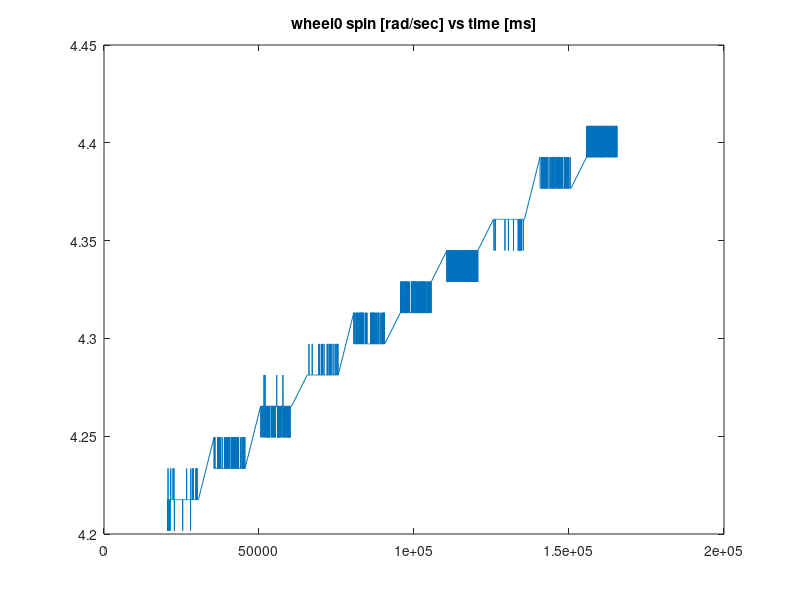
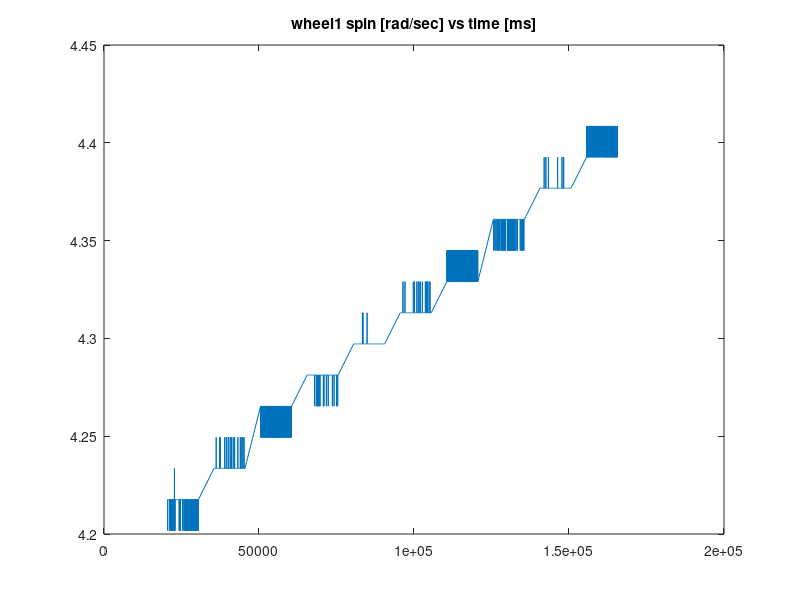
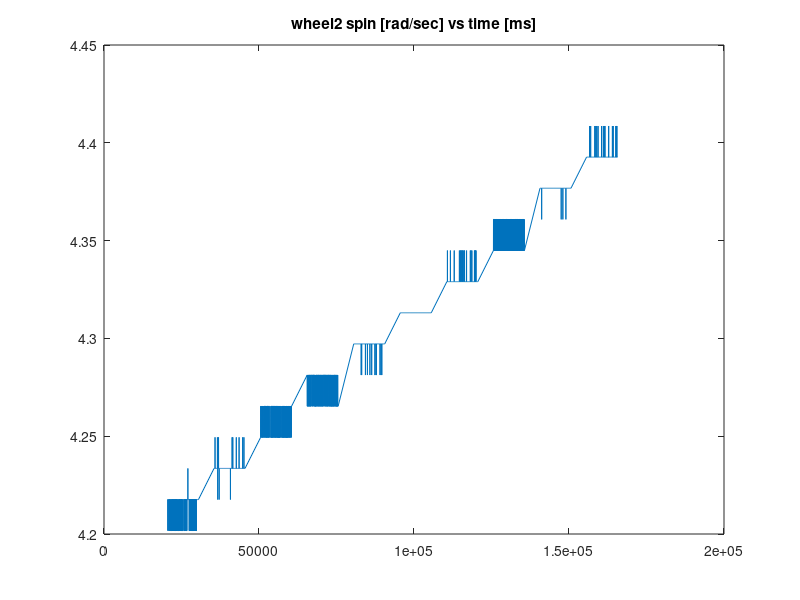

These figures' MATLAB source, in order: (Note: this script raises an error after producing the figures.)
%%%%%% magnetometer characterization using wheel frequency sweeps
%%%%%% wheel ramp up test on 2/13/2020
%%%%%% last editted Sruti Vutukury 3/23/2020

clc
clear all
close all
tic 
warning('off','all') %disabled warning related to large output file sizes

data = csvread('mag_data_2_13_20.csv',1,0); %%%starts reading from row 2

%convert wheel freq from rad/sec to Hz
data(:,8) = data(:,8)/(2*pi); %wheel 0 on [Hz]
data(:,9) = data(:,9)/(2*pi);
data(:,10) = data(:,10)/(2*pi);

data(:,19) = data(:,19)/(2*pi); 
data(:,20) = data(:,20)/(2*pi);%wheel 1 on [Hz]
data(:,21) = data(:,21)/(2*pi);

data(:,30) = data(:,30)/(2*pi); 
data(:,31) = data(:,31)/(2*pi);
data(:,32) = data(:,32)/(2*pi);%wheel 2 on [Hz]

%% check time domain plots
figure(1); plot(data(:,1),data(:,8)); title('wheel0 spin [rad/sec] vs time [ms]'); %wheel 0 on
saveas(gcf,'wheel0tdomainplot'); 

figure(2); plot(data(:,12),data(:,20)); title('wheel1 spin [rad/sec] vs time [ms]'); %wheel 1 on
saveas(gcf,'wheel1tdomainplot'); 

figure(3); plot(data(:,23),data(:,32)); title('wheel2 spin [rad/sec] vs time [ms]'); %wheel 2 on
saveas(gcf,'wheel2tdomainplot');

%% checking average time between each sample taken; roughly 19 ms
timeInt = zeros(length(data)-1,1);
for d = 1:length(timeInt)
    val = data(d+1,1) - data(d,1);
    timeInt(d) = val;
end
diff = rmoutliers(timeInt, 'mean');
mean(timeInt); std(timeInt); var(timeInt);

%% main 
%%%% 'total.csv' data sheet indexing reference
%%% 1  2  3  4  5  6  7     8     9     10    11 
%%% t1 1x 1y 1z 2x 2y 2z speed0 speed1 speed2 0   %wheel 0 on
%%% 12 13 14 15 16 17 18   19     20     21   22
%%% t2 1x 1y 1z 2x 2y 2z speed0 speed1 speed2 0  %wheel 1 on
%%% 23 24 25 26 27 28 29   30     31     32
%%% t3 1x 1y 1z 2x 2y 2z speed0 speed1 speed2 0 %wheel 2 on

%%% access indexing reference
%%% mag [1/2][x/y/z][wheel 0/1/2 on]
access = [1 2 8; 1 3 8; 1 4 8; 1 5 8; 1 6 8; 1 7 8;....
    12 13 20; 12 14 20; 12 15 20; 12 16 20; 12 17 20; 12 18 20; ...
    23 24 32; 23 25 32; 23 26 32; 23 27 32; 23 28 32; 23 29 32];

names = {'mag1x0';'mag1y0';'mag1z0';'mag2x0';'mag2y0';'mag2z0';
    'mag1x1';'mag1y1';'mag1z1';'mag2x1';'mag2y1';'mag2z1';
    'mag1x2';'mag1y2';'mag1z2';'mag2x2';'mag2y2';'mag2z2'};

for s = 1:18 %loops of 18 data sets that each consist of full sweep
    
    start = data(access(s,1),1);
    freq = ones(10,1); freq(1) = data(1,access(s,3)); %take wheel reading
    idx1 = [0,520,1040,1560,2080,2600,3120,3640,4160,4680,5200]'; %start of each set
    %idx = [260,780,1300,1820,2340,2860,3380,3900,4420,4940];
    idx = [322,780,1362,1802,2301,2913,3349,3837,4414,4802]'; %median of set
    
    %get corresponding median frequency
    for i = 1:length(idx)
        freq(i) = data(idx(i),access(s,3));
    end
    
    %%% apply fft to each frequency
    F_samp = 50;  %mag sampling freq
    NFFTs = ones(length(idx),1);
    Ys = {};
    Fs = {};
    magnitudeYs = {};
    phaseYs = {};
    offset = [];
    Ps = {}; %stores stats for each freq
    
    fname3 = [names{s} 'allFFTs'];
    fname2 = [names{s} 'offsets'];
    
    for j = 2:length(idx1) %over entire frequency sweep 
        
        %NFFT = length(data(idx(j-1):idx(j),access(s,2))); %take mag reading can be 1/2 x/y/z
        NFFT = length(data(idx1(j-1)+1:idx1(j),access(s,2))); %length of fft
        Y = fft(data(idx1(j-1)+1:idx1(j),access(s,2)), NFFT); 
        F = ((0:1/NFFT:1-1/NFFT)*F_samp).';
        magY = abs(Y); %magnitude of the fft
        phaseY = unwrap(angle(Y));
        leak = 0; %looking at leakage of signal energy to n bins on either side of a freq; assuming no leak
        
        NFFTs(j) = NFFT; Fs{j} = F;
        Ys{j} = Y; magnitudeYs{j} = magY;
        phaseYs{j} = phaseY;

        fname0 = [names{s} 'freq' num2str(j)];
        fname1 = [names{s} 'freq' num2str(j) '.mat'];
        fname4 = [names{s} 'freq' num2str(j) 'tdomainfit'];
        
        subplot(2,1,1);
        %hold on %uncomment to see all frequencies overlap on eachother
        plot(F(1:NFFT/2),magY(1:NFFT/2));
        title(['Magnitude response of signal: ' fname0]);
        xlabel('Frequency Hz')
        ylabel('Magnitude(T)');
        %legend(fname0,'-DynamicLegend');
        if j == length(idx1)
            hold off
        end
        
        subplot(2,1,2);
        plot(F(1:NFFT/2),phaseY(1:NFFT/2));
        %hold on %uncomment to see all frequencies overlap on eachother
        %gcf
        title(['Phase response of signal: ' fname0]);
        xlabel('Frequency Hz')
        ylabel('radians');
        %legend(fname0,'-DynamicLegend');
        if j == length(idx1)
            hold off
        end
        
        
        %find offset of peaks from 5,10,15....50 Hz
        [M, I] = max(magY(2:NFFT/2));
        peakFreq = F(I);
        offset(j-1) = peakFreq - 5*(j-1);
        
        %get stats of the data in time domain
        x = data(idx1(j-1)+1:idx1(j),access(s,1)); %time array
        y = data(idx1(j-1)+1:idx1(j),access(s,2)); %mag data array
        
        [curvefit,gof,output] = fit(x,y,'smoothingspline','normalize','on');
        plot(curvefit,x,y);
        title(['time domain plot + curvefit: ' fname0])
        
        p.formula = formula(curvefit);
        p.mean = mean(y); p.std = std(y); p.var = var(y);
        p.rms = rms(y);
        p.p2p = max(y)- min(y); %peak to peak of magntitudes
        c = coeffvalues(curvefit); c = c.coefs; p.coeffs = c; 
        %methods(curvefit)
        
        %get signal-to-noise ratio SNR
        [~,m] = max(magY(1:NFFT/2)); %peak of the freq spectrum
        sigs = [m-leak:m+leak NFFT-m-leak:NFFT-m+leak]; %find the bins corresponding to the signal around peak, including leakage
        sig_pow = sum(magY(sigs));
        magY([sigs]) = 0; % making all bins corresponding to signal zero, what remains = noise
        noise_pow = sum(magY);
        p.SNR = 10*log10(sig_pow/noise_pow); %signal-to-noise ratio
        
        Ps{j} = p; %store packet of information for each frequency step
         
        %save(fname1); %uncomment to save fft data .mat file for each frequency
        %saveas(gcf,fname0); %uncomment to save fft plot for each frequency
        %saveas(gcf,fname4); %uncomment to save time domain plot for each frequency
        
        fprintf('finished freq %f \n',j);
    end
   
%    save(fname3); %uncomment to save all FFT data for entire frequency sweep
    
    close all
    x_array = linspace(0,50,10);
    plot(x_array, offset);
    title('offset between mag freq peak and wheel freq');
    xlabel('wheel freq')
    ylabel('offset in Hz');
%     saveas(gcf,fname2); % uncomment to save offset data between mag freq peak and wheel freq
    
    fprintf('finished data set %f\n',s);
    %close all
    %clf
end